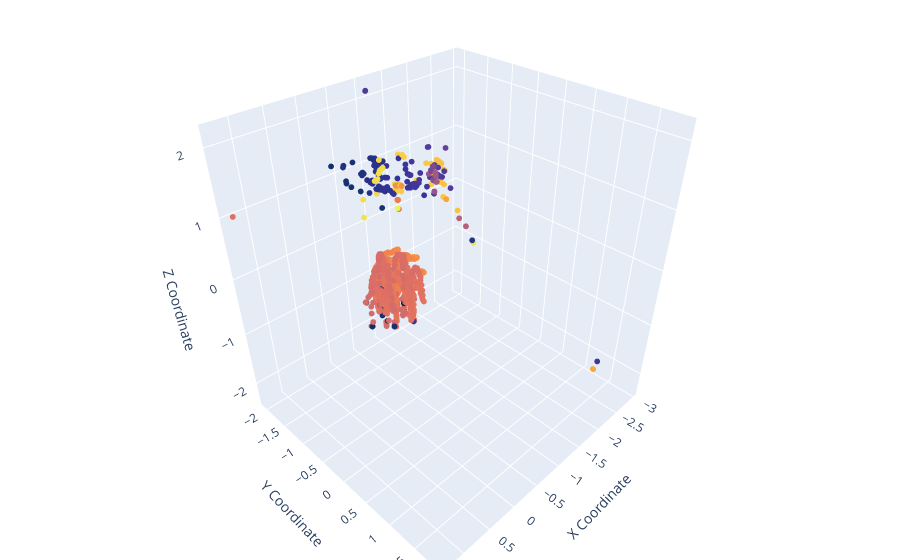

Write notebook code for a chart like this one.
### Markdown cell above
Visualise all datapoints in 3D space

### Code cell
# Assuming all_positions is a list of lists where each sub-list contains tuples (x, y, z)
# Flatten all_points for plotting
all_points = [point for frame in all_positions for point in frame]
all_points = np.array(all_points)  # Convert to a NumPy array for easier handling

# Check if there are points to plot
if all_points.size == 0:
    print("No points to plot.")
else:
    # Create the 3D scatter plot
    fig = go.Figure(data=[go.Scatter3d(
        x=all_points[:, 0],
        y=all_points[:, 1],
        z=all_points[:, 2],
        mode='markers',
        marker=dict(
            size=2,
            color=np.linspace(0, 1, all_points.shape[0]),  # Colour markers by position in dataset
            colorscale='thermal'
        )
    )])

    # Update plot layout
    fig.update_layout(
        margin=dict(l=0, r=0, b=0, t=0),
        scene=dict(
            xaxis_title='X Coordinate',
            yaxis_title='Y Coordinate',
            zaxis_title='Z Coordinate'
        ),
        title='All Marker Positions Across All Frames'
    )

    # Show the plot
    fig.show()

### Figure 1 — Plotly figure (JSON) as saved in the notebook; plotly's stock layout.template omitted (floating-point values rounded to 4 significant figures; data arrays with more than 128 entries replaced by an {"elided": "..."} marker saying what was removed)
{"data": [{"marker": {"color": {"elided": "22906 float values"}, "colorscale": [[0, "rgb(3, 35, 51)"], [0.09091, "rgb(13, 48, 100)"], [0.1818, "rgb(53, 50, 155)"], [0.2727, "rgb(93, 62, 153)"], [0.3636, "rgb(126, 77, 143)"], [0.4545, "rgb(158, 89, 135)"], [0.5455, "rgb(193, 100, 121)"], [0.6364, "rgb(225, 113, 97)"], [0.7273, "rgb(246, 139, 69)"], [0.8182, "rgb(251, 173, 60)"], [0.9091, "rgb(246, 211, 70)"], [1, "rgb(231, 250, 90)"]], "size": 2}, "mode": "markers", "type": "scatter3d", "x": {"elided": "22906 float values"}, "y": {"elided": "22906 float values"}, "z": {"elided": "22906 float values"}}], "layout": {"margin": {"b": 0, "l": 0, "r": 0, "t": 0}, "scene": {"xaxis": {"title": {"text": "X Coordinate"}}, "yaxis": {"title": {"text": "Y Coordinate"}}, "zaxis": {"title": {"text": "Z Coordinate"}}}, "title": {"text": "All Marker Positions Across All Frames"}}}
